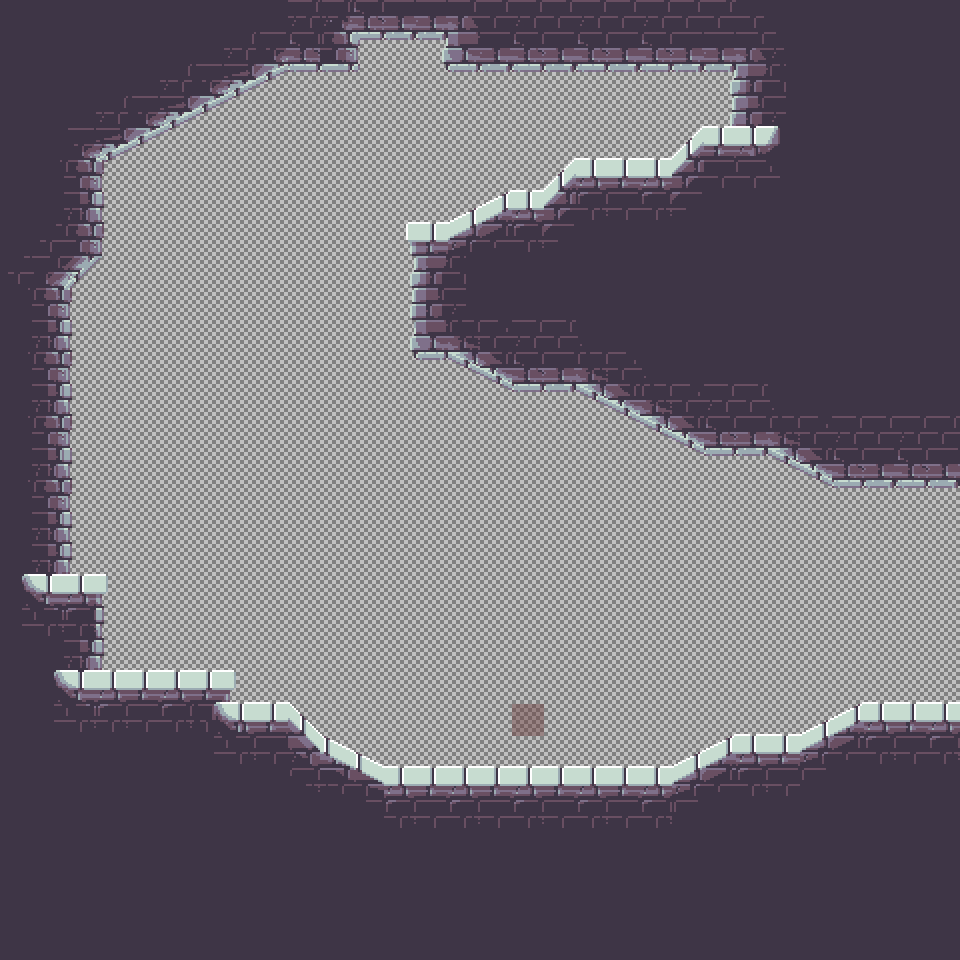

Tiled map render using the project's own tile images. Description and the map definition, with tile-layer contents summarised, below:
An orthogonal 30x30 tile map with 32x32 px tiles, 5 tile layers (Wire, Dangers, Spawn Layer, Ground, ...), 2 tilesets.

<map version="1.5" tiledversion="1.6.0" orientation="orthogonal" renderorder="right-down" width="30" height="30" tilewidth="32" tileheight="32" infinite="0" nextlayerid="6" nextobjectid="1">
 <tileset firstgid="1" source="../../Tile Sets/Grass Wireframe.tsx" />
 <tileset firstgid="17" source="../../Tile Sets/1.3 bricks.tsx" />
 <layer id="1" name="Wire" width="30" height="30">
  <data>[900 cells, 900 non-empty, 13 distinct tile ids]</data>
 </layer>
 <layer id="2" name="Dangers" width="30" height="30">
  <data>[900 cells, 0 non-empty, 0 distinct tile ids]</data>
 </layer>
 <layer id="3" name="Spawn Layer" width="30" height="30">
  <data>[900 cells, 1 non-empty, 1 distinct tile ids]</data>
 </layer>
 <layer id="4" name="Ground" width="30" height="30">
  <data>[900 cells, 519 non-empty, 99 distinct tile ids]</data>
 </layer>
 <layer id="5" name="Detail" width="30" height="30">
  <data>[900 cells, 87 non-empty, 37 distinct tile ids]</data>
 </layer>
</map>
